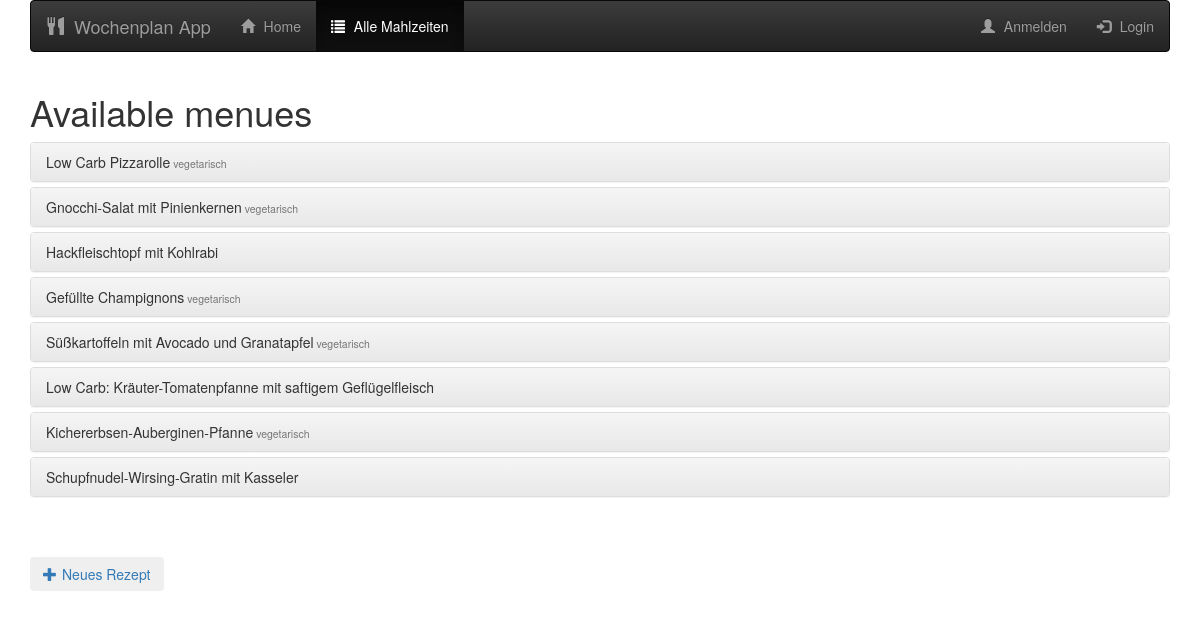
The page /available_menues on the database as committed earlier.
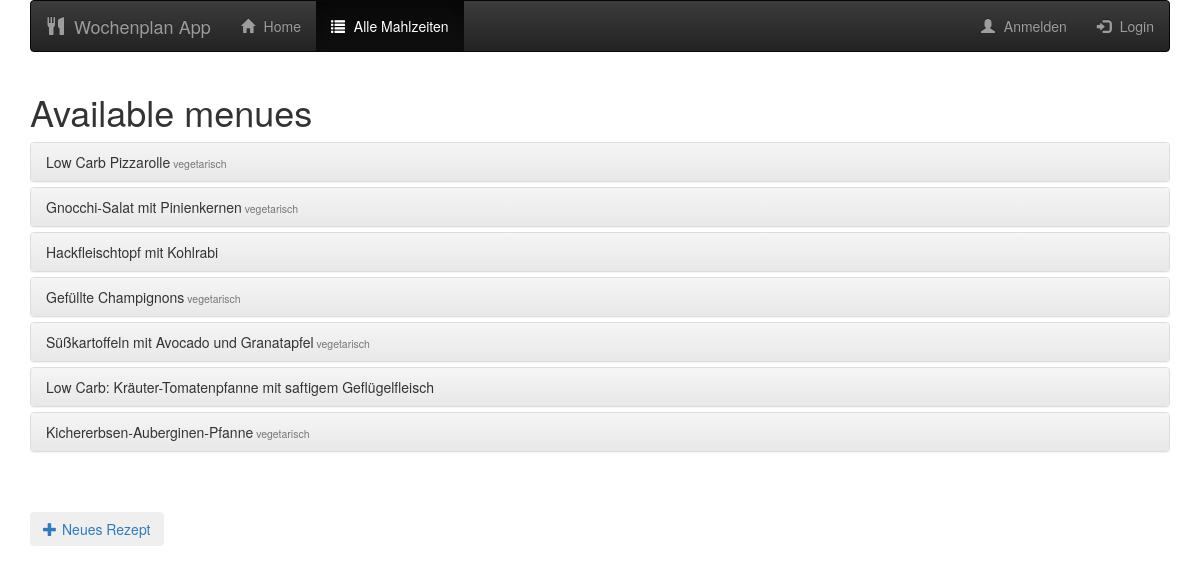
The same page on the database as committed later.
### database_setup.py (models this page shows, shortened)
class Meal(Base):
    __tablename__ = 'meal'
    id = Column(Integer, primary_key=True)
    name = Column(String(250), nullable=False)
    receipt = Column(String)
    veggie = Column(Boolean)
    portions = Column(Integer)

### weekplan_server.py (the view)
@app.route('/available_menues')
def available_menues():
    available_menues = session.query(Meal).all()
    all_ingredients = session.query(Ingredients).all()
    return render_template('availablemenues.html',
                           available_menues=available_menues,
                           all_ingredients=all_ingredients)

### templates/availablemenues.html (shortened to what this page needs)
{% extends "main.html" %} {% block content %} {% include "header.html" %}
<div class="container">
  <h1>Available menues</h1>
  <div class="panel-group" id="accordion">
    {% for menu in available_menues %}
    <div class="panel panel-default">
      <div class="panel-heading">
        <h4 class="panel-title">
            <a data-toggle="collapse" data-parent="#accordion" href="#collapse_{{menu.id}}">
            {{menu.name}}<small>{% if menu.veggie%} vegetarisch {% endif %}</small></a>
          </h4>
      </div>
    </div>
    {% endfor %}
  </div>
  <button type='submit' class="btn btn-dafault" id="new" value="new_meal">
    <a href="{{url_for('add_new_meal')}}">
      <span class="glyphicon glyphicon-plus" aria-hidden="true"></span>Neues Rezept
    </a>
  </button>
</div>
{% endblock %}

Rows that differ between the two databases and show on the page:
removed Meal: name "Schupfnudel-Wirsing-Gratin mit Kasseler"
